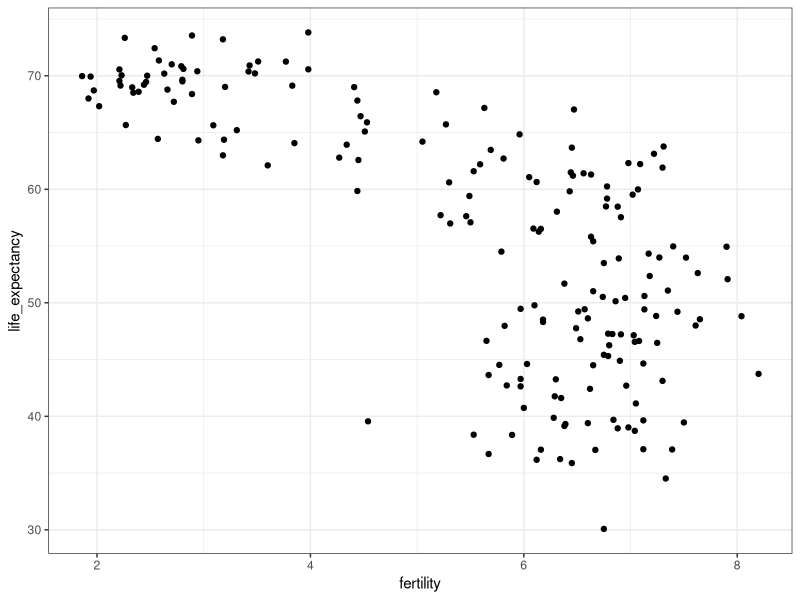
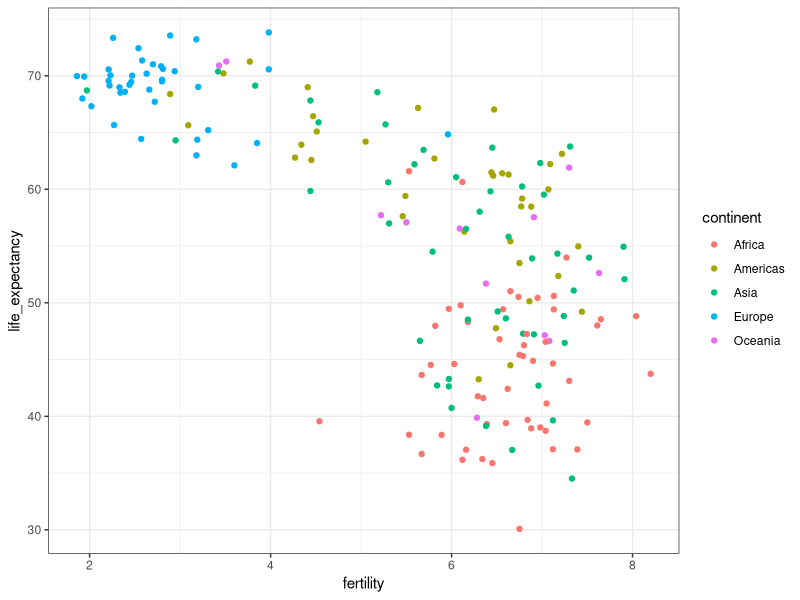
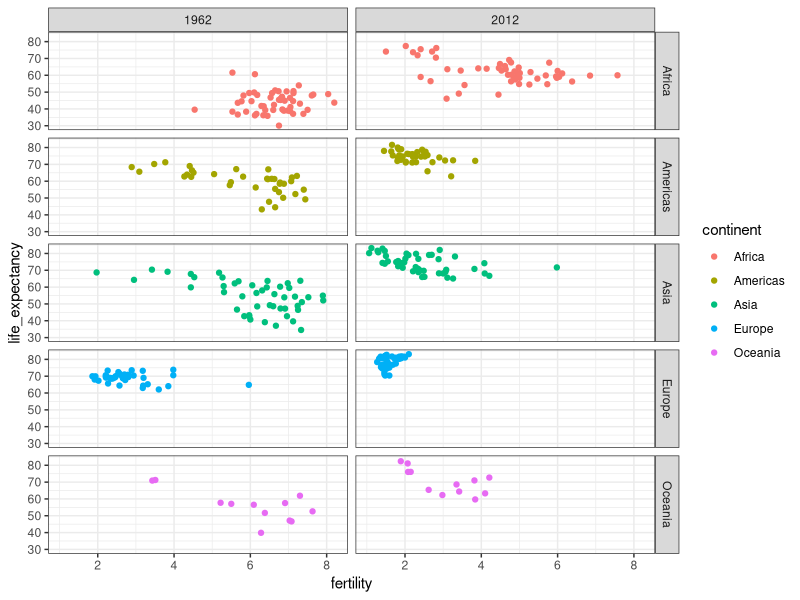
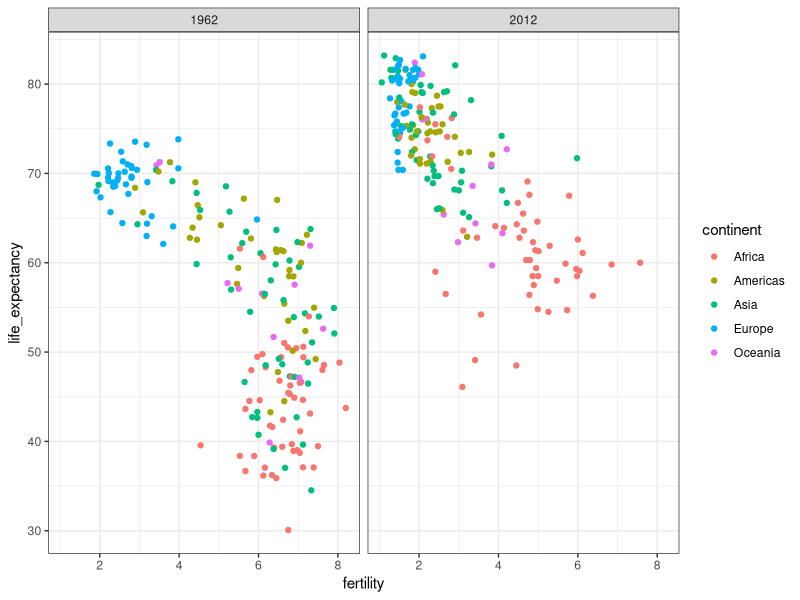
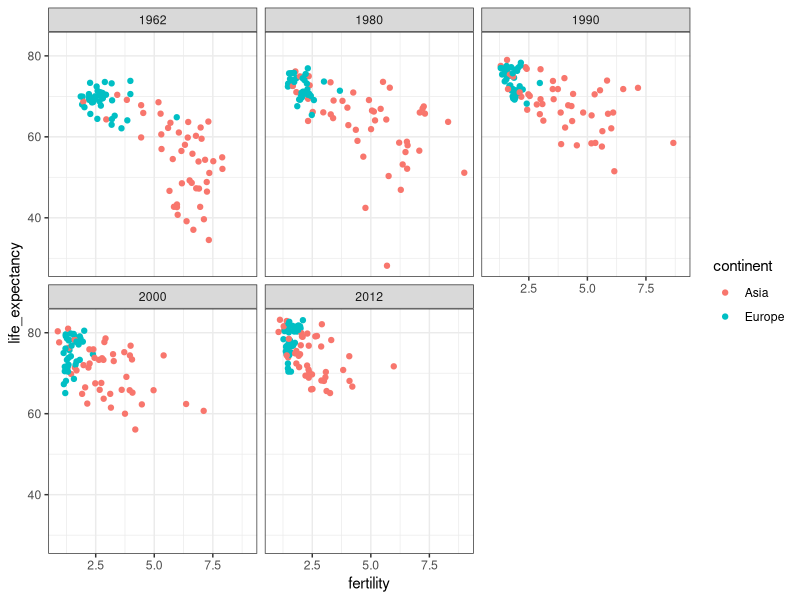
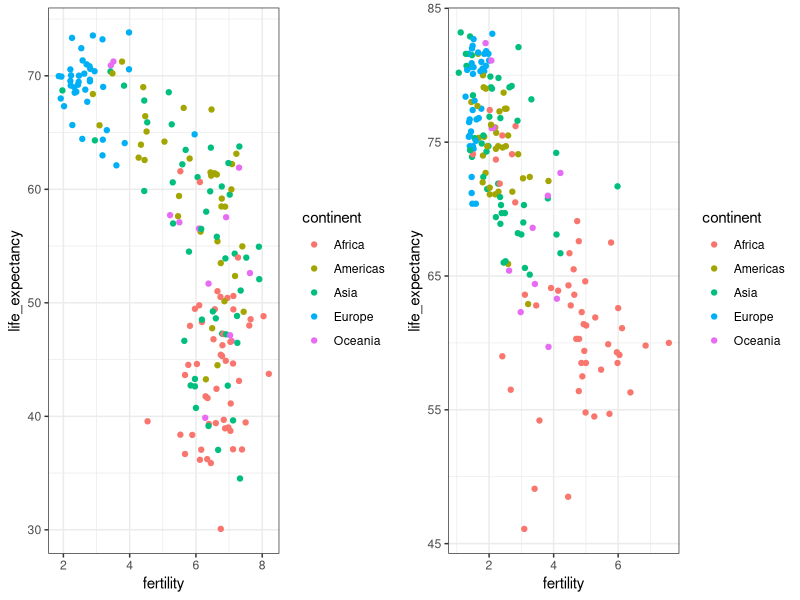
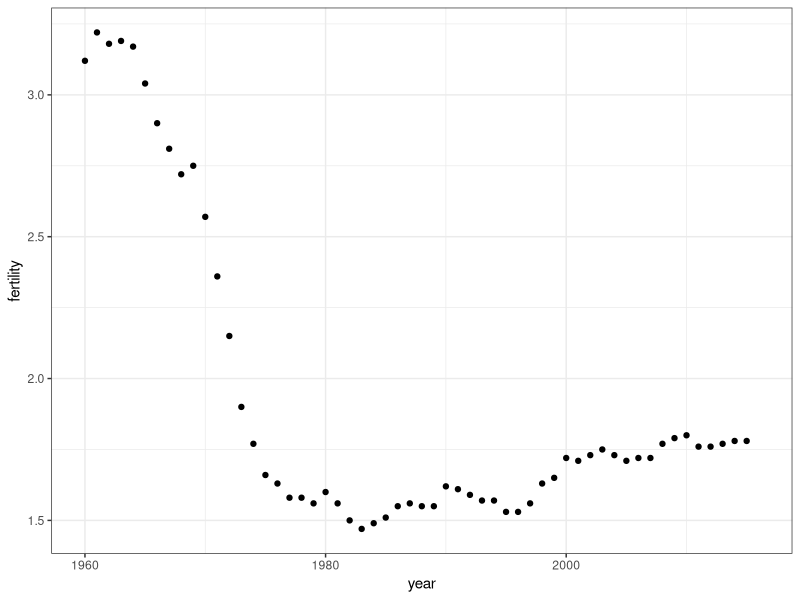
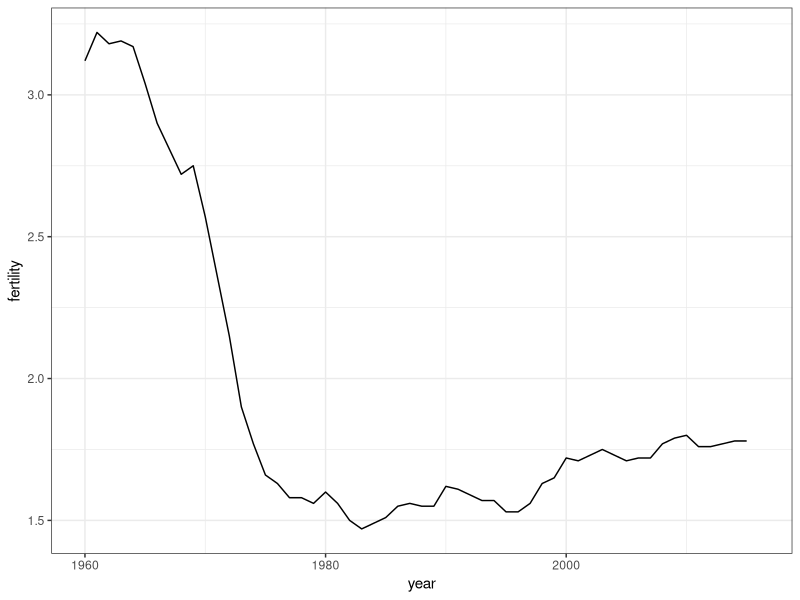

Write R code to recreate these figures, in order.
## ---- chunk 1
knitr::opts_chunk$set(echo = FALSE)
## ---- chunk 2
library(dslabs)
data(gapminder)
head(gapminder)
## ---- chunk 3
library(tidyverse)
gapminder %>% 
  filter(year == 2015 & country %in% c("Sri Lanka","Turkey")) %>% 
  select(country, infant_mortality)
## ---- chunk 4
comp_table <- data_frame(comparison = rep(1:5, each = 2),
           country = c("Sri Lanka", "Turkey", "Poland", "South Korea", "Malaysia", "Russia", "Pakistan","Vietnam","Thailand","South Africa"))

tmp <- gapminder %>% 
  filter(year == 2015) %>% 
  select(country, infant_mortality) %>% 
  mutate(country = as.character(country)) ##to match characters to characters
  
tab <- inner_join(comp_table, tmp, by = "country") %>% select(-comparison)
  
bind_cols(slice(tab,seq(1,9,2)), slice(tab,seq(2,10,2))) %>% knitr::kable()
## ---- chunk 5
ds_theme_set()

filter(gapminder, year==1962) %>%
  ggplot( aes(fertility, life_expectancy)) +
  geom_point()
## ---- chunk 6
filter(gapminder, year==1962) %>%
  ggplot( aes(fertility, life_expectancy, color = continent)) +
  geom_point() 
## ---- chunk 7
filter(gapminder, year%in%c(1962, 2012)) %>%
  ggplot(aes(fertility, life_expectancy, col = continent)) +
  geom_point() +
  facet_grid(continent~year)
## ---- chunk 8
filter(gapminder, year%in%c(1962, 2012)) %>%
  ggplot(aes(fertility, life_expectancy, col = continent)) +
  geom_point() +
  facet_grid( . ~ year)
## ---- chunk 9
years <- c(1962, 1980, 1990, 2000, 2012)
continents <- c("Europe", "Asia")
gapminder %>% 
  filter(year %in% years & continent %in% continents) %>%
  ggplot( aes(fertility, life_expectancy, col = continent)) +
  geom_point() +
  facet_wrap(~year) 
## ---- chunk 10
library(gridExtra)
p1 <- filter(gapminder, year == 1962) %>%
  ggplot(aes(fertility, life_expectancy, col = continent)) +
  geom_point() 
p2 <- filter(gapminder, year == 2012) %>%
  ggplot(aes(fertility, life_expectancy, col = continent)) +
  geom_point() 
grid.arrange(p1, p2, ncol = 2)
## ---- chunk 11
gapminder %>% filter(country == "Netherlands") %>% 
  ggplot(aes(year,fertility)) +
  geom_point()
## ---- chunk 12
gapminder %>% filter(country == "Netherlands") %>% 
  ggplot(aes(year,fertility)) +
  geom_line()
## ---- chunk 13
countries <- c("South Korea","Netherlands")
gapminder %>% filter(country %in% countries) %>% 
  ggplot(aes(year,fertility)) +
  geom_line()
## ---- chunk 14
countries <- c("South Korea","Netherlands")
gapminder %>% filter(country %in% countries) %>% 
  ggplot(aes(year,fertility, group = country)) +
  geom_line()
## ---- chunk 15
countries <- c("South Korea","Netherlands")
gapminder %>% filter(country %in% countries) %>% 
  ggplot(aes(year,fertility, col = country)) +
  geom_line()
## ---- chunk 16
labels <- data.frame(country = countries, x = c(1975,1965), y = c(60,72))

gapminder %>% filter(country %in% countries) %>% 
  ggplot(aes(year, life_expectancy, col = country)) +
  geom_line() +
  geom_text(data = labels, aes(x, y, label = country), size = 5) + theme(legend.position = "none")
## ---- chunk 17
gapminder <- gapminder %>% 
  mutate(dollars_per_day = gdp/population/365)
## ---- chunk 18
past_year <- 1970
gapminder %>% 
  filter(year == past_year & !is.na(gdp)) %>%
  ggplot(aes(dollars_per_day)) + 
  geom_histogram(binwidth = 1, color = "black")
## ---- chunk 19
gapminder %>% 
  filter(year == past_year & !is.na(gdp)) %>%
  ggplot(aes(log2(dollars_per_day))) + 
  geom_histogram(binwidth = 1, color = "black")
## ---- chunk 20
gapminder %>% filter(year == past_year) %>%
  ggplot(aes(log10(population))) +
  geom_histogram(binwidth = 0.5, color = "black")
## ---- chunk 21
gapminder %>% 
  filter(year == past_year & !is.na(gdp)) %>%
  ggplot(aes(dollars_per_day)) + 
  geom_histogram(binwidth = 1, color = "black") +
  scale_x_continuous(trans = "log2")
## ---- chunk 22
length(levels(gapminder$region))
## ---- chunk 23
p <- gapminder %>% 
  filter(year == past_year & !is.na(gdp)) %>%
  ggplot(aes(region, dollars_per_day)) 
p + geom_boxplot() 
## ---- chunk 24
p + geom_boxplot() +
  theme(axis.text.x = element_text(angle = 90, hjust = 1))
## ---- chunk 25
fac <- factor(c("Asia", "Asia", "West", "West", "West"))
levels(fac)

value <- c(10, 11, 12, 6, 4)
fac <- reorder(fac, value, FUN = mean)
levels(fac)
## ---- chunk 26
p <- gapminder %>% 
  filter(year == past_year & !is.na(gdp)) %>%
  mutate(region = reorder(region, dollars_per_day, FUN = median)) %>%
  ggplot(aes(region, dollars_per_day, fill = continent)) +
  geom_boxplot() +
  theme(axis.text.x = element_text(angle = 90, hjust = 1)) +
  xlab("")
p
## ---- chunk 27
p + scale_y_continuous(trans = "log2")
## ---- chunk 28
p + scale_y_continuous(trans = "log2") + geom_point(show.legend = FALSE) 
## ---- chunk 29
west <- c("Western Europe","Northern Europe","Southern Europe",
          "Northern America","Australia and New Zealand")
## ---- chunk 30
gapminder %>% 
  filter(year == past_year & !is.na(gdp)) %>%
  mutate(group = ifelse(region%in%west, "West", "Developing")) %>%
  ggplot(aes(dollars_per_day)) +
  geom_histogram(binwidth = 1, color = "black") +
  scale_x_continuous(trans = "log2") + 
  facet_grid(. ~ group)
## ---- chunk 31
past_year <- 1970
present_year <- 2010
gapminder %>% 
  filter(year %in% c(past_year, present_year) & !is.na(gdp)) %>%
  mutate(group = ifelse(region%in%west, "West", "Developing")) %>%
  ggplot(aes(dollars_per_day)) +
  geom_histogram(binwidth = 1, color = "black") +
  scale_x_continuous(trans = "log2") + 
  facet_grid(year ~ group)
## ---- chunk 32
country_list_1 <- gapminder %>% 
  filter(year == past_year & !is.na(dollars_per_day)) %>% .$country

country_list_2 <- gapminder %>% 
  filter(year == present_year & !is.na(dollars_per_day)) %>% .$country
      
country_list <- intersect(country_list_1, country_list_2)
## ---- chunk 33
gapminder %>% 
  filter(year %in% c(past_year, present_year) & country %in% country_list) %>%
  mutate(group = ifelse(region%in%west, "West", "Developing")) %>%
  ggplot(aes(dollars_per_day)) +
  geom_histogram(binwidth = 1, color = "black") +
  scale_x_continuous(trans = "log2") + 
  facet_grid(year ~ group)
## ---- chunk 34
p <- gapminder %>% 
  filter(year %in% c(past_year, present_year) & country %in% country_list) %>%
  mutate(region = reorder(region, dollars_per_day, FUN = median)) %>%
  ggplot() +
  theme(axis.text.x = element_text(angle = 90, hjust = 1)) +
  xlab("") +
  scale_y_continuous(trans = "log2")  
## ---- chunk 35
p + geom_boxplot(aes(region, dollars_per_day, fill = continent)) +
  facet_grid(year~.)
## ---- chunk 36
p + geom_boxplot(aes(region, dollars_per_day, fill = factor(year)))
## ---- chunk 37
gapminder %>% 
  filter(year %in% c(past_year, present_year) & country %in% country_list) %>%
  mutate(year = ifelse(year == past_year, "past", "present")) %>%
  select(country, region, continent, year, dollars_per_day) %>%
  spread(year, dollars_per_day)  %>%
  mutate(difference = present/past) %>%
  mutate(region = reorder(region, difference, FUN = median)) %>%
  ggplot(aes(region,  difference, fill = factor(continent))) +
  geom_boxplot() + 
  geom_point(show.legend = FALSE) +
  theme(axis.text.x = element_text(angle = 90, hjust = 1)) +
  xlab("") + ylab(paste("Fold Increase Between", past_year, "and", present_year)) +
  scale_y_continuous(trans = "log2")  
## ---- chunk 38
gapminder %>% 
  filter(year %in% c(past_year, present_year) & country %in% country_list) %>%
  ggplot(aes(dollars_per_day)) +
  geom_density(fill = "grey") + 
  scale_x_continuous(trans = "log2") + 
  facet_grid(year~.)
## ---- chunk 39
gapminder %>% 
  filter(year == past_year & country %in% country_list) %>%
  mutate(group = ifelse(region %in% west, "West", "Developing")) %>% group_by(group) %>% 
  summarize(n=n()) %>% knitr::kable()
## ---- chunk 40
gapminder %>% 
  filter(year %in% c(past_year, present_year) & country %in% country_list) %>%
  mutate(group = ifelse(region %in% west, "West", "Developing")) %>%
  ggplot(aes(dollars_per_day, fill = group)) +
  scale_x_continuous(trans = "log2") +
  geom_density(alpha = 0.2) + 
  facet_grid(year ~ .)
## ---- chunk 41
p <- gapminder %>% 
  filter(year %in% c(past_year, present_year) & country %in% country_list) %>%
  mutate(group = ifelse(region %in% west, "West", "Developing")) %>%
  ggplot(aes(dollars_per_day, y = ..count.., fill = group)) +
  scale_x_continuous(trans = "log2")

p + geom_density(alpha = 0.2) + facet_grid(year ~ .)
## ---- chunk 42
p + geom_density(alpha = 0.2, bw = 0.75) + facet_grid(year ~ .)
## ---- chunk 43
gapminder <- gapminder %>% 
  mutate(group = case_when(
    .$region %in% west ~ "West",
    .$region %in% c("Eastern Asia", "South-Eastern Asia") ~ "East Asia",
    .$region %in% c("Caribbean", "Central America", "South America") ~ "Latin America",
    .$continent == "Africa" & .$region != "Northern Africa" ~ "Sub-Saharan Africa",
    TRUE ~ "Others"))
## ---- chunk 44
gapminder <- gapminder %>% 
  mutate(group = factor(group, levels = c("Others", "Latin America", "East Asia","Sub-Saharan Africa", "West")))
## ---- chunk 45
p <- gapminder %>% 
    filter(year %in% c(past_year, present_year) & country %in% country_list) %>%
  ggplot(aes(dollars_per_day, y = ..count.., fill = group, color = group)) +
  scale_x_continuous(trans = "log2")

p + geom_density(alpha = 0.2, bw = 0.75, size = 2) + facet_grid(year ~ .)
## ---- chunk 46
p + geom_density(alpha = 0.2, bw = 0.75, position = "stack") + facet_grid(year ~ .)
## ---- chunk 47
gapminder %>% 
    filter(year %in% c(past_year, present_year) & country %in% country_list) %>%
  group_by(year) %>%
  mutate(weight = population/sum(population)*2) %>%
  ungroup() %>%
  ggplot(aes(dollars_per_day, fill = group, weight = weight)) +
  scale_x_continuous(trans = "log2") + 
  geom_density(alpha = 0.2, bw = 0.75, position = "stack") + facet_grid(year
                                                                        
                                                                        ~ .) 
## ---- chunk 48
gapminder <- gapminder %>% 
  mutate(group = case_when(
    .$region %in% west ~ "The West",
    .$region %in% "Northern Africa" ~ "Northern Africa",
    .$region %in% c("Eastern Asia", "South-Eastern Asia") ~ "East Asia",
    .$region == "Southern Asia"~ "Southern Asia",
    .$region %in% c("Central America", "South America", "Caribbean") ~ "Latin America",
    .$continent == "Africa" & .$region != "Northern Africa" ~ "Sub-Saharan Africa",
    .$region %in% c("Melanesia", "Micronesia", "Polynesia") ~ "Pacific Islands"))
## ---- chunk 49
surv_income <- gapminder %>% 
  filter(year %in% present_year & !is.na(gdp) & !is.na(infant_mortality) & !is.na(group)) %>%
  group_by(group) %>%
  summarize(income = sum(gdp)/sum(population)/365,
            infant_survival_rate = 1-sum(infant_mortality/1000*population)/sum(population)) 

surv_income %>% arrange(income)
## ---- chunk 50
surv_income %>% ggplot(aes(income, infant_survival_rate, label = group, color = group)) +
  scale_x_continuous(trans = "log2", limits = c(0.25, 150)) +
  scale_y_continuous(trans = "logit", limit = c(0.875, .9981), 
                     breaks = c(.85,.90,.95,.99,.995,.998)) +
  geom_label(size = 3, show.legend = FALSE)
## ---- chunk 51
library(ggrepel)
highlight <- c("Sierra Leone", "Mauritius",  "Sudan", "Botswana", "Tunisia",
               "Cambodia","Singapore","Chile", "Haiti", "Bolivia",
               "United States","Sweden", "Angola", "Serbia")

gapminder %>% filter(year %in% present_year & !is.na(gdp) & !is.na(infant_mortality) & !is.na(group) ) %>%
  ggplot(aes(dollars_per_day, 1 - infant_mortality/1000, col = group, label = country)) +
  scale_x_continuous(trans = "log2", limits=c(0.25, 150)) +
  scale_y_continuous(trans = "logit",limit=c(0.875, .9981),
                     breaks=c(.85,.90,.95,.99,.995,.998)) + 
  geom_point(alpha = 0.5, size = 3) +
  geom_text_repel(size = 4, show.legend = FALSE,
    data = filter(gapminder, year %in% present_year & country %in% highlight))
